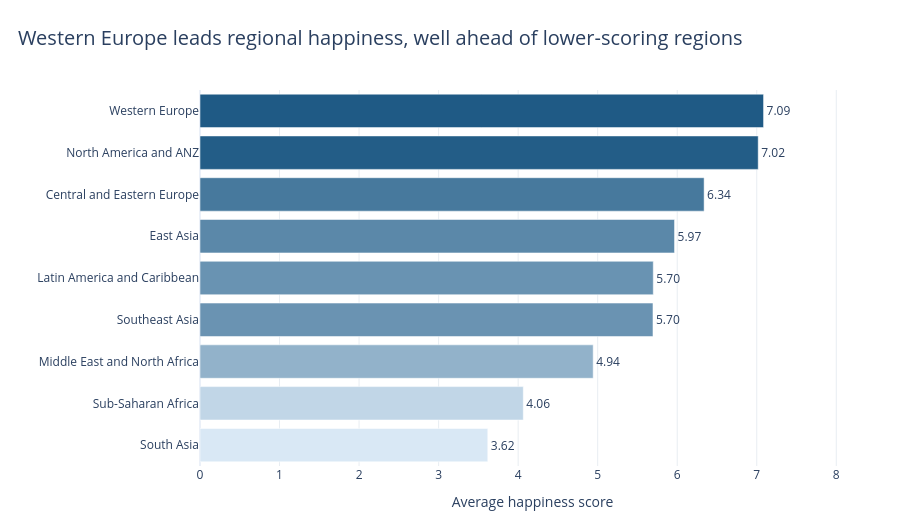

Notebook source saved alongside this figure:
### Markdown cell above
---
## Task 1 — Regional Comparison Bar Chart

**What to build:** A horizontal bar chart showing the **average happiness score by region**, sorted from highest to lowest.

**Requirements:**
- Horizontal orientation (category names are long)
- Sorted by score, descending (so the happiest region is at the top)
- Zero baseline on x-axis
- At least one design choice that goes beyond the Plotly default (colour, annotation, labels, etc.)
- An insight title that answers: *which region stands out and why does it matter?*

**Hint:** Use `df.groupby('Region')['Happiness_Score'].mean()` to compute the averages.

### Code cell
# Task 1: Regional comparison bar chart
# -------------------------------------

# Compute mean happiness score by region, highest first.
region_avg = (
    df.groupby('Region', as_index=False)['Happiness_Score']
      .mean()
      .sort_values('Happiness_Score', ascending=False)
)

print(region_avg.to_string(index=False))

# Horizontal bars: reverse the data order so the highest region appears at the top.
fig1 = px.bar(
    region_avg.sort_values('Happiness_Score', ascending=True),
    x='Happiness_Score',
    y='Region',
    orientation='h',
    text=region_avg.sort_values('Happiness_Score', ascending=True)['Happiness_Score'].map(lambda x: f'{x:.2f}'),
    color='Happiness_Score',
    color_continuous_scale=['#d9e8f5', '#1f5a85'],
    title='Western Europe leads regional happiness, well ahead of lower-scoring regions',
    labels={'Happiness_Score': 'Average happiness score', 'Region': ''},
)

fig1.update_traces(textposition='outside', cliponaxis=False)
fig1.update_layout(
    template='plotly_white',
    title_x=0.02,
    title_font_size=20,
    xaxis=dict(range=[0, region_avg['Happiness_Score'].max() * 1.18],
               rangemode='tozero', showgrid=True, gridcolor='#e8edf2'),
    yaxis=dict(title='', tickfont=dict(size=12)),
    coloraxis_showscale=False,
    margin=dict(l=20, r=35, t=90, b=50),
    height=520,
)
fig1.show()

### Figure 1 — Plotly figure (JSON) as saved in the notebook; plotly's stock layout.template omitted (floating-point values rounded to 4 significant figures)
{"data": [{"cliponaxis": false, "hovertemplate": "Average happiness score=%{marker.color}<br>=%{y}<br>text=%{text}<extra></extra>", "legendgroup": "", "marker": {"color": [3.618, 4.065, 4.943, 5.695, 5.699, 5.966, 6.338, 7.018, 7.086], "coloraxis": "coloraxis", "pattern": {"shape": ""}}, "name": "", "orientation": "h", "showlegend": false, "text": ["3.62", "4.06", "4.94", "5.70", "5.70", "5.97", "6.34", "7.02", "7.09"], "textposition": "outside", "type": "bar", "x": [3.618, 4.065, 4.943, 5.695, 5.699, 5.966, 6.338, 7.018, 7.086], "xaxis": "x", "y": ["South Asia", "Sub-Saharan Africa", "Middle East and North Africa", "Southeast Asia", "Latin America and Caribbean", "East Asia", "Central and Eastern Europe", "North America and ANZ", "Western Europe"], "yaxis": "y"}], "layout": {"barmode": "relative", "coloraxis": {"colorbar": {"title": {"text": "Average happiness score"}}, "colorscale": [[0.0, "#d9e8f5"], [1.0, "#1f5a85"]], "showscale": false}, "height": 520, "legend": {"tracegroupgap": 0}, "margin": {"b": 50, "l": 20, "r": 35, "t": 90}, "title": {"font": {"size": 20}, "text": "Western Europe leads regional happiness, well ahead of lower-scoring regions", "x": 0.02}, "xaxis": {"anchor": "y", "domain": [0.0, 1.0], "gridcolor": "#e8edf2", "range": [0, 8.361], "rangemode": "tozero", "showgrid": true, "title": {"text": "Average happiness score"}}, "yaxis": {"anchor": "x", "domain": [0.0, 1.0], "tickfont": {"size": 12}, "title": {"text": ""}}}}
